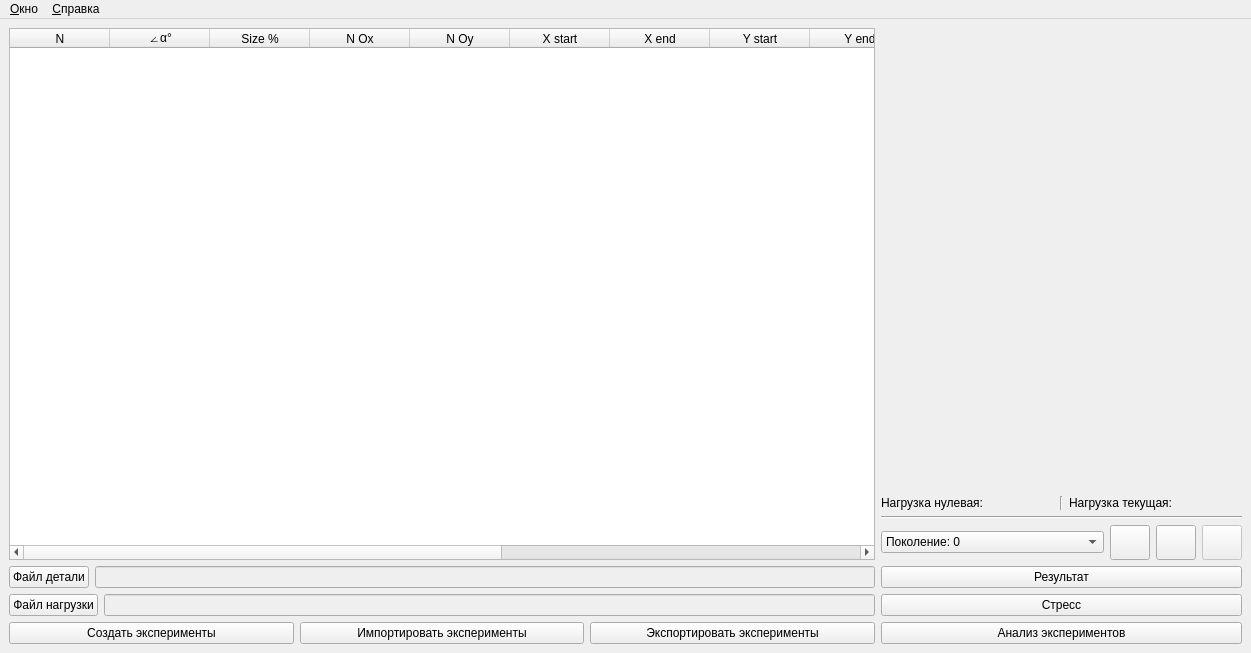
<?xml version="1.0" encoding="UTF-8"?>
<ui version="4.0">
 <class>MainWindow</class>
 <widget class="QMainWindow" name="MainWindow">
  <property name="geometry">
   <rect>
    <x>0</x>
    <y>0</y>
    <width>1251</width>
    <height>653</height>
   </rect>
  </property>
  <property name="windowTitle">
   <string>PyAnsys Celluar Structure v2.3</string>
  </property>
  <widget class="QWidget" name="centralwidget">
   <layout class="QVBoxLayout" name="verticalLayout_5">
    <item>
     <layout class="QHBoxLayout" name="horizontalLayout_7">
      <item>
       <layout class="QVBoxLayout" name="verticalLayout_3">
        <item>
         <widget class="QTableWidget" name="result_table">
          <property name="minimumSize">
           <size>
            <width>866</width>
            <height>0</height>
           </size>
          </property>
          <property name="dragDropMode">
           <enum>QAbstractItemView::DragDrop</enum>
          </property>
          <column>
           <property name="text">
            <string>N</string>
           </property>
          </column>
          <column>
           <property name="text">
            <string>∠α°</string>
           </property>
          </column>
          <column>
           <property name="text">
            <string>Size %</string>
           </property>
          </column>
          <column>
           <property name="text">
            <string>N Ox</string>
           </property>
          </column>
          <column>
           <property name="text">
            <string>N Oy</string>
           </property>
          </column>
          <column>
           <property name="text">
            <string>X start</string>
           </property>
          </column>
          <column>
           <property name="text">
            <string>X end</string>
           </property>
          </column>
          <column>
           <property name="text">
            <string>Y start</string>
           </property>
          </column>
          <column>
           <property name="text">
            <string>Y end</string>
           </property>
          </column>
          <column>
           <property name="text">
            <string>Z start</string>
           </property>
          </column>
          <column>
           <property name="text">
            <string>Z end</string>
           </property>
          </column>
          <column>
           <property name="text">
            <string>Curr Status</string>
           </property>
          </column>
          <column>
           <property name="text">
            <string>Max Stress</string>
           </property>
          </column>
          <column>
           <property name="text">
            <string>Max Fitness</string>
           </property>
          </column>
         </widget>
        </item>
        <item>
         <layout class="QVBoxLayout" name="verticalLayout">
          <item>
           <layout class="QHBoxLayout" name="horizontalLayout_2">
            <item>
             <widget class="QPushButton" name="button_detail_file">
              <property name="text">
               <string>Файл детали</string>
              </property>
             </widget>
            </item>
            <item>
             <widget class="QLineEdit" name="input_detail_file">
              <property name="enabled">
               <bool>false</bool>
              </property>
             </widget>
            </item>
           </layout>
          </item>
          <item>
           <layout class="QHBoxLayout" name="horizontalLayout">
            <item>
             <widget class="QPushButton" name="button_load_schema_file">
              <property name="text">
               <string>Файл нагрузки</string>
              </property>
             </widget>
            </item>
            <item>
             <widget class="QLineEdit" name="input_load_schema_file">
              <property name="enabled">
               <bool>false</bool>
              </property>
             </widget>
            </item>
           </layout>
          </item>
         </layout>
        </item>
        <item>
         <layout class="QHBoxLayout" name="horizontalLayout_5">
          <item>
           <widget class="QPushButton" name="button_create_researches">
            <property name="text">
             <string>Создать эксперименты</string>
            </property>
           </widget>
          </item>
          <item>
           <widget class="QPushButton" name="button_import_researches">
            <property name="text">
             <string>Импортировать эксперименты</string>
            </property>
           </widget>
          </item>
          <item>
           <widget class="QPushButton" name="button_export">
            <property name="text">
             <string>Экспортировать эксперименты</string>
            </property>
           </widget>
          </item>
         </layout>
        </item>
       </layout>
      </item>
      <item>
       <layout class="QVBoxLayout" name="verticalLayout_4">
        <item>
         <widget class="PlotWidget" name="graph_widget" native="true">
          <property name="sizePolicy">
           <sizepolicy hsizetype="Expanding" vsizetype="Expanding">
            <horstretch>0</horstretch>
            <verstretch>0</verstretch>
           </sizepolicy>
          </property>
          <property name="minimumSize">
           <size>
            <width>350</width>
            <height>250</height>
           </size>
          </property>
         </widget>
        </item>
        <item>
         <layout class="QHBoxLayout" name="horizontalLayout_6">
          <item>
           <widget class="QLabel" name="label_zero_stress">
            <property name="text">
             <string>Нагрузка нулевая:</string>
            </property>
           </widget>
          </item>
          <item>
           <widget class="Line" name="line_2">
            <property name="orientation">
             <enum>Qt::Vertical</enum>
            </property>
           </widget>
          </item>
          <item>
           <widget class="QLabel" name="label_current_stress">
            <property name="text">
             <string>Нагрузка текущая:</string>
            </property>
           </widget>
          </item>
         </layout>
        </item>
        <item>
         <widget class="Line" name="line">
          <property name="orientation">
           <enum>Qt::Horizontal</enum>
          </property>
         </widget>
        </item>
        <item>
         <layout class="QHBoxLayout" name="horizontalLayout_3">
          <item>
           <widget class="QComboBox" name="cb_generation">
            <property name="sizePolicy">
             <sizepolicy hsizetype="Preferred" vsizetype="Maximum">
              <horstretch>0</horstretch>
              <verstretch>0</verstretch>
             </sizepolicy>
            </property>
            <item>
             <property name="text">
              <string>Поколение: 0</string>
             </property>
            </item>
           </widget>
          </item>
          <item>
           <widget class="QPushButton" name="button_play">
            <property name="sizePolicy">
             <sizepolicy hsizetype="Maximum" vsizetype="Maximum">
              <horstretch>0</horstretch>
              <verstretch>0</verstretch>
             </sizepolicy>
            </property>
            <property name="minimumSize">
             <size>
              <width>35</width>
              <height>35</height>
             </size>
            </property>
            <property name="icon">
             <iconset>
              <normaloff>icons/play.png</normaloff>icons/play.png</iconset>
            </property>
            <property name="iconSize">
             <size>
              <width>25</width>
              <height>25</height>
             </size>
            </property>
           </widget>
          </item>
          <item>
           <widget class="QPushButton" name="button_next">
            <property name="sizePolicy">
             <sizepolicy hsizetype="Maximum" vsizetype="Maximum">
              <horstretch>0</horstretch>
              <verstretch>0</verstretch>
             </sizepolicy>
            </property>
            <property name="minimumSize">
             <size>
              <width>35</width>
              <height>35</height>
             </size>
            </property>
            <property name="icon">
             <iconset>
              <normaloff>icons/next.png</normaloff>icons/next.png</iconset>
            </property>
            <property name="iconSize">
             <size>
              <width>25</width>
              <height>25</height>
             </size>
            </property>
           </widget>
          </item>
          <item>
           <widget class="QPushButton" name="button_stop">
            <property name="enabled">
             <bool>false</bool>
            </property>
            <property name="sizePolicy">
             <sizepolicy hsizetype="Maximum" vsizetype="Maximum">
              <horstretch>0</horstretch>
              <verstretch>0</verstretch>
             </sizepolicy>
            </property>
            <property name="minimumSize">
             <size>
              <width>35</width>
              <height>35</height>
             </size>
            </property>
            <property name="icon">
             <iconset>
              <normaloff>icons/stop.png</normaloff>icons/stop.png</iconset>
            </property>
            <property name="iconSize">
             <size>
              <width>25</width>
              <height>25</height>
             </size>
            </property>
           </widget>
          </item>
         </layout>
        </item>
        <item>
         <layout class="QVBoxLayout" name="verticalLayout_2">
          <item>
           <widget class="QPushButton" name="button_result">
            <property name="text">
             <string>Результат</string>
            </property>
           </widget>
          </item>
          <item>
           <widget class="QPushButton" name="button_stress">
            <property name="text">
             <string>Стресс</string>
            </property>
           </widget>
          </item>
          <item>
           <widget class="QPushButton" name="button_clusterization">
            <property name="text">
             <string>Анализ экспериментов</string>
            </property>
           </widget>
          </item>
         </layout>
        </item>
       </layout>
      </item>
     </layout>
    </item>
   </layout>
  </widget>
  <widget class="QMenuBar" name="menuBar">
   <property name="geometry">
    <rect>
     <x>0</x>
     <y>0</y>
     <width>1251</width>
     <height>26</height>
    </rect>
   </property>
   <widget class="QMenu" name="menu_Window">
    <property name="title">
     <string>&amp;Окно</string>
    </property>
    <addaction name="action_Parameters"/>
   </widget>
   <widget class="QMenu" name="menu_Help">
    <property name="title">
     <string>&amp;Справка</string>
    </property>
    <addaction name="action_About"/>
   </widget>
   <addaction name="menu_Window"/>
   <addaction name="menu_Help"/>
  </widget>
  <action name="action_About">
   <property name="text">
    <string>&amp;О программе</string>
   </property>
  </action>
  <action name="action_Parameters">
   <property name="text">
    <string>&amp;Параметры</string>
   </property>
  </action>
 </widget>
 <customwidgets>
  <customwidget>
   <class>PlotWidget</class>
   <extends>QWidget</extends>
   <header>pyqtgraph</header>
   <container>1</container>
  </customwidget>
 </customwidgets>
 <resources/>
 <connections/>
</ui>
